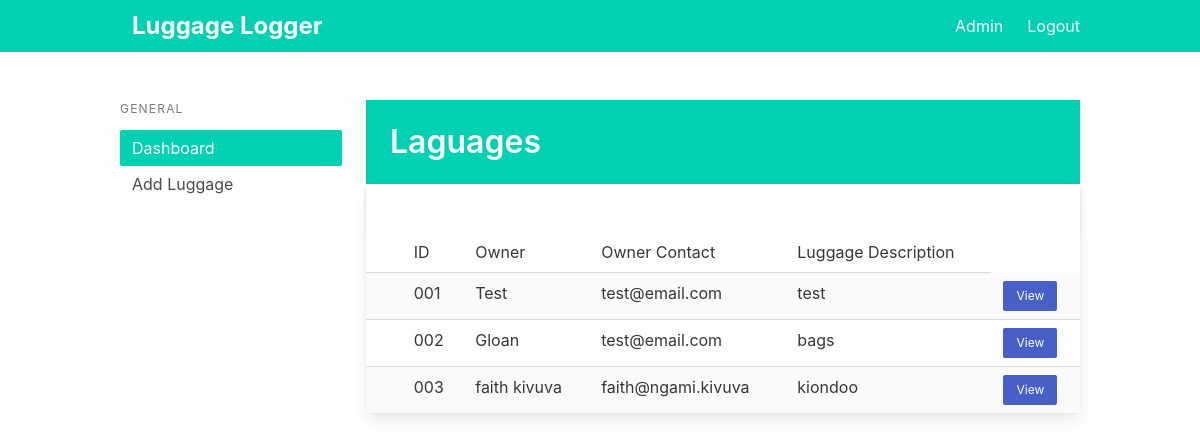
Page / (signed in) on the earlier database version.
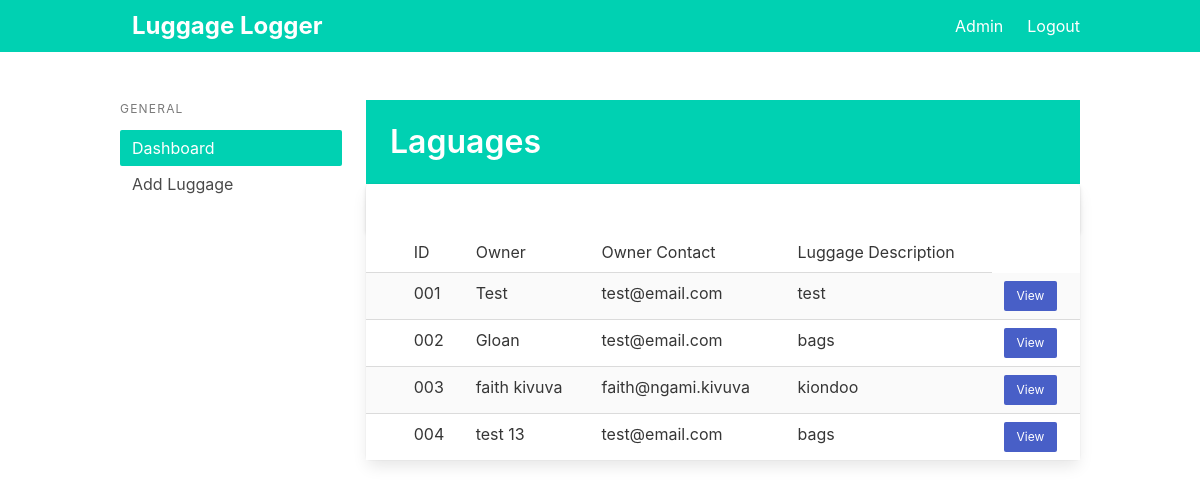
Same page on the later database version.
### app/models.py (models this page shows)
class Lauggage(db.Model):
    id = db.Column(db.Integer, primary_key=True)
    name = db.Column(db.String(100))
    email = db.Column(db.String(100))
    description = db.Column(db.Text(350))

### app/main.py (the view)
@main.route('/')
@login_required
def index():
    luggages = Lauggage.query.all()
    return render_template('index.html', luggages=luggages)

### app/__init__.py (called while the page is built)
def create_app():
    app = Flask(__name__)
    app.config['SECRET_KEY'] = 'secret-key-goes-here'
    app.config['SQLALCHEMY_DATABASE_URI'] = 'sqlite:///db.sqlite'
    QRcode(app)
    db.init_app(app)
    login_manager = LoginManager()
    login_manager.login_view = 'auth.login'
    login_manager.init_app(app)
    from .models import User
    @login_manager.user_loader
    def load_user(user_id):
        return User.query.get(int(user_id))
    with app.app_context():
        db.create_all()
    from .auth import auth as auth_blueprint
    app.register_blueprint(auth_blueprint)
    from .main import main as main_blueprint
    app.register_blueprint(main_blueprint)
    return app

### app/templates/index.html (shortened to what this page needs)
{% extends "base.html" %}
{% block content %}
<div class="columns">
  <div class="column is-3 ">
    <aside class="menu is-hidden-mobile">
      <p class="menu-label">
        General
      </p>
      <ul class="menu-list">
        <li><a class="has-background-primary has-text-white">Dashboard</a></li>
        <li><a href="{{ url_for('main.luggage') }}">Add Luggage</a></li>
      </ul>
    </aside>
  </div>
  <div class="column is-9">
    <section class="hero is-primary welcome is-small">
      <div class="hero-body">
        <div class="container">
          <h1 class="title">
            Laguages
          </h1>
        </div>
      </div>
    </section>
    <div class="is-6">
      <div class="card events-card">
        <header class="card-header">
          <a href="#" class="card-header-icon" aria-label="more options">
            <span class="icon">
            </span>
          </a>
        </header>
        <div class="card-table">
          <div class="content">
            <table class="table is-fullwidth is-striped">
              <tbody>
                <tr>
                  <td>
                  <td>ID</td>
                  <td>Owner</td>
                  <td>Owner Contact</td>
                  <td>Luggage Description</td>
                </tr>
                {% for luggage in luggages %}
                <tr>
                  <td width="5%">
                  <td>00{{ luggage.id }}</td>
                  </td>
                  <td>{{ luggage.name }}</td>
                  <td>{{ luggage.email }}</td>
                  <td>{{ luggage.description }}</td>
                  <td><a class="button is-link is-small"
                      href="/luggage/{{luggage.id}}">View</a></td>
                </tr>
                {% endfor %}
              </tbody>
            </table>
          </div>
        </div>
      </div>
    </div>
  </div>
</div>
{% endblock %}

### app/templates/base.html (shortened to what this page needs)
<!DOCTYPE html>
<html>
<head>
    <link rel="stylesheet" href="https://cdnjs.cloudflare.com/ajax/libs/bulma/0.7.2/css/bulma.min.css" />
</head>
<body>
    <section class="is-fullheight">
        <div class="hero-head">
            <nav class="navbar is-primary">
                <div class="container">
                    <div id="navbarMenuHeroA" class="navbar-menu">
                        <div class="navbar-start">
                            <a href="{{ url_for('main.index') }}" class="navbar-item label is-large">
                                Luggage Logger
                            </a>
                        </div>
                        <div class="navbar-end">
                            {% if current_user.is_authenticated %}
                            <a href="{{ url_for('main.index') }}" class="navbar-item">
                                Admin
                            </a>
                            {% endif %}
                            {% if current_user.is_authenticated %}
                            <a href="{{ url_for('auth.logout') }}" class="navbar-item">
                                Logout
                            </a>
                            {% endif %}
                        </div>
                    </div>
                </div>
            </nav>
        </div>
        <div class="hero-body">
            <div class="container">
                {% block content %}
                {% endblock %}
            </div>
        </div>
    </section>
</body>
</html>

Differences in the rows shown:
added Lauggage: id "4", name "test 13", email "test@email.com", description "bags"
